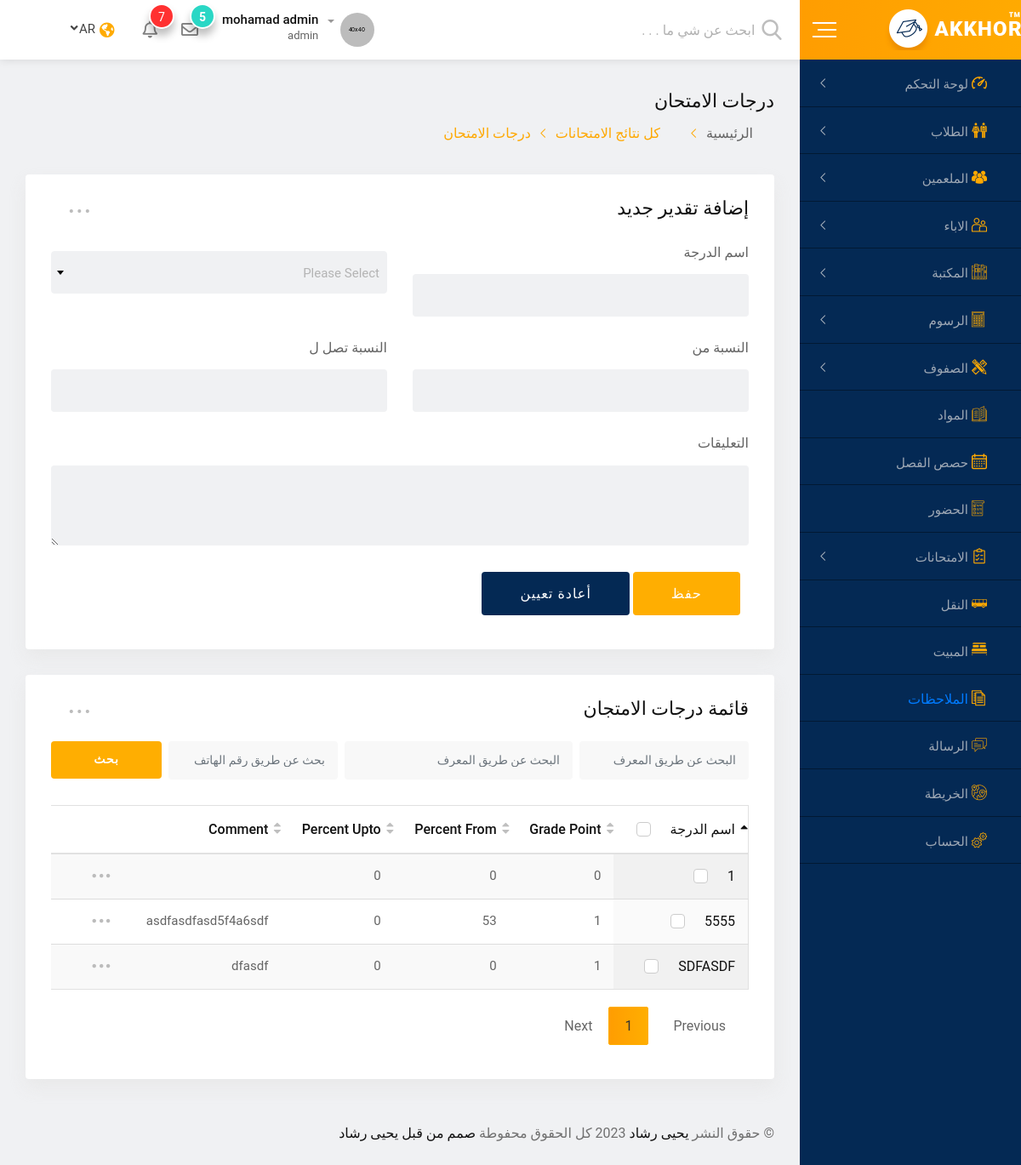
Screenshot of /exam-grade.php (signed in) with the database file from the repository.
### tables this page shows
CREATE TABLE `exam_grade` (
  `id` int NOT NULL,
  `grade_name` char(255) NOT NULL,
  `grade_point` float NOT NULL,
  `percent_from` float NOT NULL,
  `percent_to` float NOT NULL,
  `comment` varchar(255) NOT NULL
);

### lang.php (called while the page is built, shortened)
<?php
    $lang = $_SESSION['lang'];
    $dir = $lang == 'ar' ?  "rtl" :  "ltr" ;

### includes/lang/ar.php (called while the page is built, shortened)
<?php
    function lang($phrase) {
        return $words[$phrase];
    }

### exam-grade.php (the view, shortened to what this page needs)
<?php
if (isset($_SESSION['user_username']) ) :
    if ($_SESSION['user_group_id'] == '1' || $_SESSION['user_group_id'] == '4' )  :
    include('config.php');
    include('lang.php');
?>
<!doctype html>
<html class="no-js" lang="<?php echo $lang; ?>" dir="<?php echo $dir?>">
<head>
    <link rel="stylesheet" href="css/normalize.css">
    <link rel="stylesheet" href="css/main.css">
    <link rel="stylesheet" href="css/bootstrap.min.css">
    <link rel="stylesheet" href="css/all.min.css">
    <link rel="stylesheet" href="fonts/flaticon.css">
    <link rel="stylesheet" href="css/animate.min.css">
    <link rel="stylesheet" href="css/datepicker.min.css">
    <link rel="stylesheet" href="css/select2.min.css">
    <link rel="stylesheet" href="css/jquery.dataTables.min.css">
    <link rel="stylesheet" href="style.css">
    <?php if ($dir == "rtl") echo '<link rel="stylesheet" href="style.rtl.css">'; ?>
</head>
<body>
    <div id="wrapper" class="wrapper bg-ash">
        <?php include('layout/header.php') ?>
        <div class="dashboard-page-one">
            <?php include('layout/sidebar.php'); ?>
            <div class="dashboard-content-one">
                <?php include('layout/breadcrumbs-area.php'); ?>
                <div class="row">
                    <div class="col-4-xxxl col-12">
                        <div class="card height-auto">
                            <div class="card-body">
                                <div class="heading-layout1">
                                    <div class="item-title">
                                        <h3> <?php echo lang('ADD_NEW_GRADE'); ?> </h3>
                                    </div>
                                    <div class="dropdown">
                                        <a class="dropdown-toggle" href="#" role="button" data-toggle="dropdown"
                                            aria-expanded="false">...</a>
                                    </div>
                                </div>
                                <form class="new-added-form" action="<?php echo $_SERVER['PHP_SELF'];  ?>" method="POST" >
                                    <div class="row">
                                        <div class="col-12-xxxl col-lg-6 col-12 form-group">
                                            <label> <?php echo lang('GRADE_NAME'); ?> </label>
                                            <input type="text" placeholder="" class="form-control" name="grade_name">
                                        </div>
                                        <div class="col-12-xxxl col-lg-6 col-12 form-group">
                                        </div>
                                        <div class="col-12-xxxl col-lg-6 col-12 form-group">
                                            <label> <?php echo lang('PERCENTAGE_FROM'); ?> </label>
                                            <input type="text" placeholder="" class="form-control" name="percent_from">
                                        </div>
                                        <div class="col-12-xxxl col-lg-6 col-12 form-group">
                                            <label> <?php echo lang('PERCENTAGE_UPTO'); ?> </label>
                                            <input type="text" placeholder="" class="form-control" name="percent_to">
                                        </div>
                                        <div class="col-12 form-group">
                                            <label> <?php echo lang('COMMENTS'); ?> </label>
                                            <textarea class="textarea form-control"  id="form-message"
                                                cols="10" rows="4" name="comment"></textarea>
                                        </div>
                                        <div class="col-12 form-group mg-t-8">
                                            <button type="submit" class="btn-fill-lg btn-gradient-yellow btn-hover-bluedark"> <?php echo lang('SAVE') ?> </button>
                                            <button type="reset" class="btn-fill-lg bg-blue-dark btn-hover-yellow"> <?php echo lang('RESET') ?> </button>
                                        </div>
                                    </div>
                                </form>
                            </div>
                        </div>
                    </div>
                    <div class="col-8-xxxl col-12">
                        <div class="card height-auto">
                            <div class="card-body">
                                <div class="heading-layout1">
                                    <div class="item-title">
                                        <h3> <?php echo lang('EXAM_GRADE_LISTS'); ?> </h3>
                                    </div>
                                    <div class="dropdown">
                                        <a class="dropdown-toggle" href="#" role="button" data-toggle="dropdown"
                                            aria-expanded="false">...</a>
                                    </div>
                                </div>
                                <form class="mg-b-20">
                                    <div class="row gutters-8">
                                        <div class="col-3-xxxl col-xl-3 col-lg-3 col-12 form-group">
                                            <input type="text" placeholder="<?php echo lang('SEARCH_BY_ID'); ?>" class="form-control">
                                        </div>
                                        <div class="col-4-xxxl col-xl-4 col-lg-3 col-12 form-group">
                                            <input type="text" placeholder="<?php echo lang('SEARCH_BY_ID'); ?>" class="form-control">
                                        </div>
                                        <div class="col-4-xxxl col-xl-3 col-lg-3 col-12 form-group">
                                            <input type="text" placeholder="<?php echo lang('SEARCH_BY_PHONE'); ?>" class="form-control">
                                        </div>
                                        <div class="col-1-xxxl col-xl-2 col-lg-3 col-12 form-group">
                                            <button type="submit" class="fw-btn-fill btn-gradient-yellow"><?php echo lang('SEARCH'); ?></button>
                                        </div>
                                    </div>
                                </form>
                                <div class="table-responsive">
                                    <table class="table display data-table text-nowrap">
                                        <thead>
                                            <tr>
                                                <th>
                                                    <div class="form-check">
                                                        <label class="form-check-label"> <?php echo lang('GRADE_NAME'); ?> </label>
                                                    </div>
                                                </th>
                                                <th>Grade Point</th>
                                                <th>Percent From</th>
                                                <th>Percent Upto</th>
                                                <th>Comment</th>
                                                <th></th>
                                            </tr>
                                        </thead>
                                        <tbody>
                                        <?php
                                            $sql = "SELECT * FROM `exam_grade`";
                                            $res =  mysqli_query($connect, $sql);
                                            if ($res) {
                                                $count = mysqli_num_rows($res);
                                                if ($count > 0 ) :
                                                    while ($row = mysqli_fetch_array($res)) :
                                        ?>
                                                    <tr>
                                                        <td>
                                                            <div class="form-check">
                                                                <label class="form-check-label"> <?php echo $row['grade_name'] ?> </label>
                                                            </div>
                                                        </td>
                                                        <td><?php echo $row['grade_point'] ?></td>
                                                        <td><?php echo $row['percent_from'] ?></td>
                                                        <td><?php echo $row['percent_to'] ?></td>
                                                        <td><?php echo $row['comment'] ?></td>
                                                        <td>
                                                            <div class="dropdown">
                                                                <a href="#" class="dropdown-toggle" data-toggle="dropdown"
                                                                    aria-expanded="false">
                                                                    <span class="flaticon-more-button-of-three-dots"></span>
                                                                </a>
                                                            </div>
                                                        </td>
                                                    </tr>
                                        <?php
                                                    endwhile;
                                                    else :
                                                        if ($lang == "ar") :
                                                            $alter_massage = "لايوجد بيانات لعرضها ";
                                                        else:
                                                            $alter_massage = "There is no data to display";
                                                        endif;
                                                endif;
                                            } else {
                                                if ($lang == "ar") :
                                                    $alter_massage = "فشل الاستعلام ";
                                                else:
                                                    $alter_massage = "Query failed";
                                                endif;
                                            }
                                        ?>
                                        </tbody>
                                    </table>
                                </div>
                            </div>
                        </div>
                    </div>
                </div>
                <?php include('layout/footer.php'); ?>
            </div>
        </div>
    </div>
</body>
</html>
<?php
    elseif ($_SESSION['user_group_id'] == '3' )  :
        header('Location: index4.php');
        exit();
    elseif ($_SESSION['user_group_id'] == '4' )  :
        header('Location: index3.php');
        exit();
    else :
        header('Location: login.php');
        exit();
    endif;
    exit();
else :
    header('Location: login.php');
    exit();
endif;
?>

### css/main.css (style rules this page uses)
html { color: #222; font-size: 1em; line-height: 1.4; }
textarea { resize: vertical; }

### style.rtl.css (style rules this page uses)
body { text-align: right; }

### rows the page displays
exam_grade: grade_name "1", grade_point "0", percent_from "0", percent_to "0"
exam_grade: grade_name "SDFASDF", grade_point "1", percent_from "0", percent_to "0", comment "dfasdf"
exam_grade: grade_name "5555", grade_point "1", percent_from "53", percent_to "0", comment "asdfasdfasd5f4a6sdf"

### other values shown
$_SESSION['user_full_name'] "mohamad admin"
$_SESSION['user_rank'] "admin"
$lang "AR"
lang('DASHBOARD') "لوحة التحكم"
lang('STUDENTS') "الطلاب"
lang('TEACHERS') "الملعمين"
lang('PARENTS') "الاباء"
lang('LIBRARY') "المكتبة"
lang('FEES') "الرسوم"
lang('CLASSES') "الصفوف"
lang('SUBJECTS') "المواد"
lang('CLASS_ROUTINE') "حصص الفصل"
lang('ATTENDANCE') "الحضور"
lang('EXAMS') "الامتحانات"
lang('TRANSPORT') "النقل"
